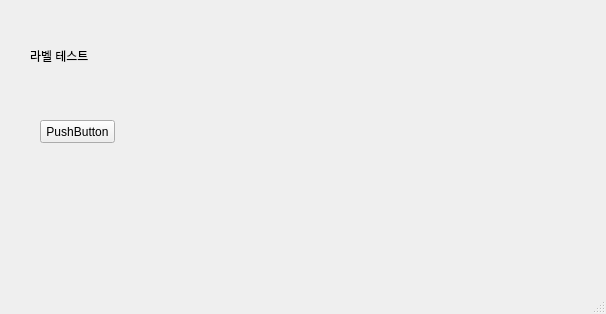
<?xml version="1.0" encoding="UTF-8"?>
<ui version="4.0">
 <class>MainWindow</class>
 <widget class="QMainWindow" name="MainWindow">
  <property name="geometry">
   <rect>
    <x>0</x>
    <y>0</y>
    <width>606</width>
    <height>314</height>
   </rect>
  </property>
  <property name="windowTitle">
   <string>MainWindow</string>
  </property>
  <widget class="QWidget" name="centralwidget">
   <widget class="QLabel" name="label">
    <property name="geometry">
     <rect>
      <x>30</x>
      <y>20</y>
      <width>181</width>
      <height>71</height>
     </rect>
    </property>
    <property name="text">
     <string>라벨 테스트</string>
    </property>
   </widget>
   <widget class="QPushButton" name="pushButton">
    <property name="geometry">
     <rect>
      <x>40</x>
      <y>120</y>
      <width>75</width>
      <height>23</height>
     </rect>
    </property>
    <property name="text">
     <string>PushButton</string>
    </property>
   </widget>
  </widget>
  <widget class="QMenuBar" name="menubar">
   <property name="geometry">
    <rect>
     <x>0</x>
     <y>0</y>
     <width>606</width>
     <height>21</height>
    </rect>
   </property>
  </widget>
  <widget class="QStatusBar" name="statusbar"/>
 </widget>
 <resources/>
 <connections/>
</ui>
